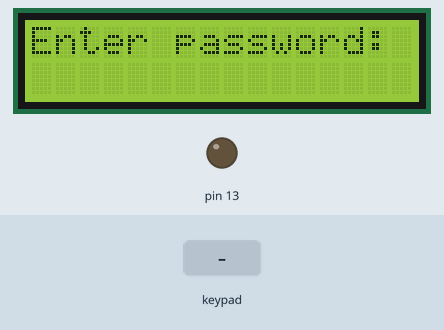
A sketch run on a simulated Arduino Uno, built with avr-gcc and run on an emulated ATmega328P. Parts: 16×2 character LCD, output pins drawn as LEDs (lit = HIGH). The inputs (shaded band) are chosen by the test bench.

Above: at 6.2 s.
6.3 s: keypad keys 1 2 3 4 5 6 7 pressed 0.4 s apart
At 10.4 s:
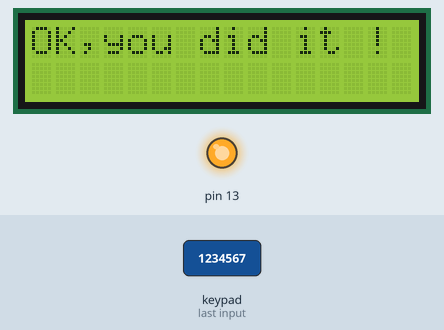
10.7 s: key '*' pressed
13.7 s: key '#' pressed
At 15.5 s:
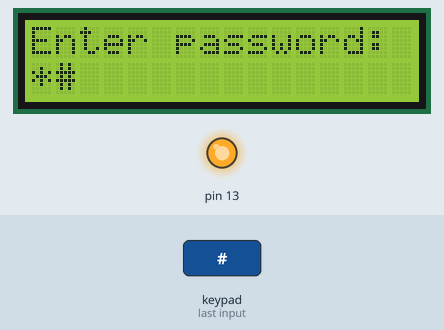
15.8 s: keypad keys 6 7 8 9 # pressed 0.4 s apart
At 18.3 s:
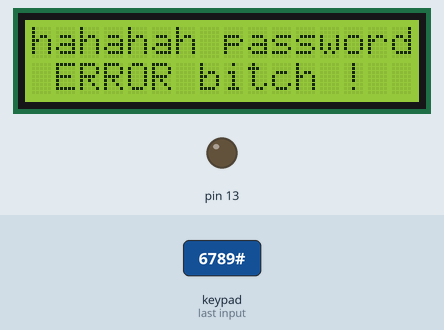
19.4 s: keypad keys 1 0 1 1 1 2 # pressed 0.4 s apart
At 24.1 s:
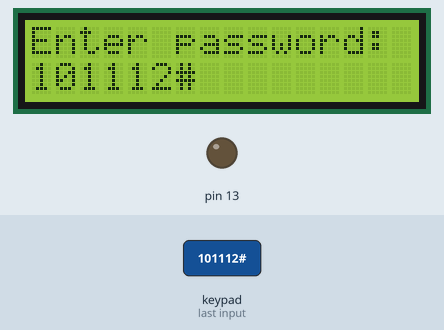
25.2 s: keypad keys 6 7 8 9 * pressed 0.4 s apart
At 30.8 s:
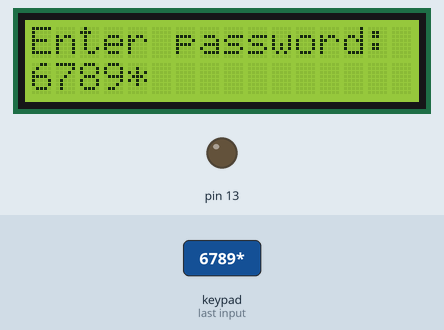
Timing chart, 0 to 31.2 s (numbered marks = the images above; inputs shaded):
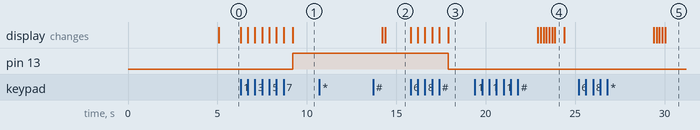

The sketch:

Control_lighting_with_password.ino
```cpp
/**********************************************************************************************/
/** Desc    : Control room lighting with a password                                     */
/** Author  : 3li Al_Refaee                                                                 */
/** Date    : 8 july 2023                                                                  */
/** version : 1.0v                                                                        */
/*****************************************************************************************/

#include <Keypad.h>
#include <Wire.h>
#include <LiquidCrystal.h>


const String password = "1234567";
String password_entered;

const byte ROWS = 4; // 4 lines
const byte COLS = 3; // 3 columns
char keys [ROWS] [COLS] ={
  { '1', '2', '3'},
  { '4', '5', '6'},
  { '7', '8', '9'},
  { '*', '0', '#'}
};
// Connect the keyboard to 10 11 12 (columns) and 6 7 8 9  (lines)
byte rowPins [ROWS] = {6,7,8,9}; // Lines
byte colPins [COLS] = {10,11,12}; // Columns

const int rs = 0, en = 1, d4 = 2, d5 = 3, d6 = 4, d7 = 5;
// initialize the library with the numbers of the interface pins
LiquidCrystal lcd(rs, en, d4, d5, d6, d7);

//Initialize an instance of the keypad class
Keypad keypad = Keypad(makeKeymap (keys), rowPins, colPins, ROWS, COLS);
void setup(){
  lcd.begin(16, 2);
  pinMode(13, OUTPUT);
  digitalWrite(13, LOW);
  // to activate the HOLD state
  unsigned int time_hold = 4;
  keypad.setHoldTime(time_hold);
  // Anti rebound
  unsigned int time_anti_rebond = 4; // 4 ms
  keypad.setDebounceTime(time_anti_rebond);

//  lcd.init();
//  lcd.backlight();
  lcd.setCursor(0,0);
  lcd.print("Don't wake ALI,");
   lcd.setCursor(0,1);
  lcd.print(" Please.");
  delay(5000);
}

void loop() {
  lcd.clear();
  lcd.setCursor(0,0);
  lcd.print("Enter password: ");
  lcd.setCursor(0,1);
  password_entered = "";

  while(password_entered.length() <7){
    char key = keypad.getKey ();
    if(key != NO_KEY){
      password_entered += key;
      lcd.print(key);
    }
  }
  if(password_entered == password){
    delay(500);
    digitalWrite(13, HIGH);
    lcd.clear();
    lcd.setCursor(0,0);
    lcd.print("OK,you did it !");
    delay(5000);
    //digitalWrite(12, LOW);
  }
  else{
    delay(500);
    lcd.clear();
    lcd.setCursor(0,0);
    lcd.print("hahahah password");
    lcd.setCursor(0,1);
    lcd.print(" ERROR bitch !");
    digitalWrite(13, LOW);
    delay(5000);
  }
}
```

Measured:
- after the input at 6.3 s, pin 13: LOW → HIGH after 2.9 s; the display: first changes at once (image 1 shows a later state)
- after the input at 10.7 s, every drawn part: stays the same
- after the input at 13.7 s, the display: first differs from a run without the input after 0.68 s (image 2)
- after the input at 15.8 s, pin 13: HIGH → LOW after 2.1 s; the display: first changes at once (image 3 shows a later state)
- after the input at 19.4 s, the display: first changes after 3.5 s (image 4 shows a later state)
- after the input at 25.2 s, the display: first changes after 4.2 s (image 5 shows a later state)
- what the display in image 4 shows lasts 0.5 s, from 23.9 s to 24.4 s
